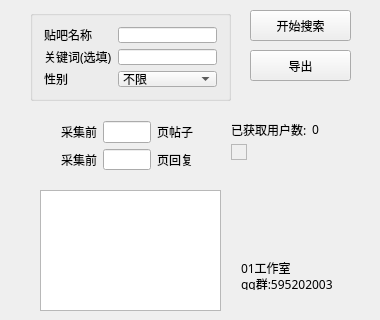
<?xml version="1.0" encoding="UTF-8"?>
<ui version="4.0">
 <class>Widget</class>
 <widget class="QWidget" name="Widget">
  <property name="geometry">
   <rect>
    <x>0</x>
    <y>0</y>
    <width>380</width>
    <height>320</height>
   </rect>
  </property>
  <property name="sizePolicy">
   <sizepolicy hsizetype="Fixed" vsizetype="Fixed">
    <horstretch>0</horstretch>
    <verstretch>0</verstretch>
   </sizepolicy>
  </property>
  <property name="minimumSize">
   <size>
    <width>380</width>
    <height>320</height>
   </size>
  </property>
  <property name="maximumSize">
   <size>
    <width>380</width>
    <height>320</height>
   </size>
  </property>
  <property name="windowTitle">
   <string>贴吧用户采集器</string>
  </property>
  <property name="windowIcon">
   <iconset resource="resourece.qrc">
    <normaloff>:/images/tb.png</normaloff>:/images/tb.png</iconset>
  </property>
  <widget class="QPushButton" name="searchButton">
   <property name="geometry">
    <rect>
     <x>250</x>
     <y>10</y>
     <width>101</width>
     <height>31</height>
    </rect>
   </property>
   <property name="font">
    <font>
     <family>微软雅黑</family>
    </font>
   </property>
   <property name="text">
    <string>开始搜索</string>
   </property>
  </widget>
  <widget class="QGroupBox" name="formGroupBox">
   <property name="geometry">
    <rect>
     <x>30</x>
     <y>10</y>
     <width>201</width>
     <height>91</height>
    </rect>
   </property>
   <layout class="QGridLayout" name="gridLayout">
    <item row="0" column="0">
     <widget class="QLabel" name="tb_name_show">
      <property name="font">
       <font>
        <family>微软雅黑</family>
       </font>
      </property>
      <property name="text">
       <string>贴吧名称</string>
      </property>
      <property name="scaledContents">
       <bool>true</bool>
      </property>
     </widget>
    </item>
    <item row="2" column="1">
     <widget class="QLineEdit" name="keywords_input">
      <property name="font">
       <font>
        <family>微软雅黑</family>
       </font>
      </property>
     </widget>
    </item>
    <item row="2" column="0">
     <widget class="QLabel" name="keywords_show">
      <property name="sizePolicy">
       <sizepolicy hsizetype="Expanding" vsizetype="Expanding">
        <horstretch>0</horstretch>
        <verstretch>0</verstretch>
       </sizepolicy>
      </property>
      <property name="font">
       <font>
        <family>微软雅黑</family>
       </font>
      </property>
      <property name="text">
       <string>关键词(选填)</string>
      </property>
      <property name="scaledContents">
       <bool>true</bool>
      </property>
     </widget>
    </item>
    <item row="3" column="0">
     <widget class="QLabel" name="sex_show">
      <property name="sizePolicy">
       <sizepolicy hsizetype="Expanding" vsizetype="Expanding">
        <horstretch>0</horstretch>
        <verstretch>0</verstretch>
       </sizepolicy>
      </property>
      <property name="font">
       <font>
        <family>微软雅黑</family>
       </font>
      </property>
      <property name="text">
       <string>性别</string>
      </property>
      <property name="scaledContents">
       <bool>true</bool>
      </property>
     </widget>
    </item>
    <item row="3" column="1">
     <widget class="QComboBox" name="sex_input">
      <property name="font">
       <font>
        <family>微软雅黑</family>
       </font>
      </property>
      <item>
       <property name="text">
        <string>不限</string>
       </property>
      </item>
      <item>
       <property name="text">
        <string>男性</string>
       </property>
      </item>
      <item>
       <property name="text">
        <string>女性</string>
       </property>
      </item>
     </widget>
    </item>
    <item row="0" column="1">
     <widget class="QLineEdit" name="tb_name_input">
      <property name="sizePolicy">
       <sizepolicy hsizetype="Expanding" vsizetype="Expanding">
        <horstretch>0</horstretch>
        <verstretch>0</verstretch>
       </sizepolicy>
      </property>
      <property name="font">
       <font>
        <family>微软雅黑</family>
       </font>
      </property>
      <property name="text">
       <string/>
      </property>
     </widget>
    </item>
   </layout>
  </widget>
  <widget class="QListWidget" name="searchResult">
   <property name="geometry">
    <rect>
     <x>40</x>
     <y>190</y>
     <width>181</width>
     <height>121</height>
    </rect>
   </property>
  </widget>
  <widget class="QPushButton" name="outputFile">
   <property name="geometry">
    <rect>
     <x>250</x>
     <y>50</y>
     <width>101</width>
     <height>31</height>
    </rect>
   </property>
   <property name="font">
    <font>
     <family>微软雅黑</family>
    </font>
   </property>
   <property name="text">
    <string>导出</string>
   </property>
  </widget>
  <widget class="QWidget" name="verticalLayoutWidget_2">
   <property name="geometry">
    <rect>
     <x>230</x>
     <y>250</y>
     <width>131</width>
     <height>51</height>
    </rect>
   </property>
   <layout class="QVBoxLayout" name="verticalLayout_3">
    <property name="spacing">
     <number>3</number>
    </property>
    <item>
     <widget class="QLabel" name="label_2">
      <property name="font">
       <font>
        <family>微软雅黑</family>
       </font>
      </property>
      <property name="text">
       <string>01工作室</string>
      </property>
      <property name="scaledContents">
       <bool>true</bool>
      </property>
     </widget>
    </item>
    <item>
     <widget class="QLabel" name="label_3">
      <property name="font">
       <font>
        <family>微软雅黑</family>
       </font>
      </property>
      <property name="text">
       <string>qq群:595202003</string>
      </property>
     </widget>
    </item>
   </layout>
  </widget>
  <widget class="QLabel" name="label">
   <property name="geometry">
    <rect>
     <x>240</x>
     <y>180</y>
     <width>101</width>
     <height>61</height>
    </rect>
   </property>
   <property name="text">
    <string/>
   </property>
   <property name="pixmap">
    <pixmap resource="resourece.qrc">:/images/01_logo.jpg</pixmap>
   </property>
   <property name="scaledContents">
    <bool>true</bool>
   </property>
  </widget>
  <widget class="QWidget" name="gridLayoutWidget">
   <property name="geometry">
    <rect>
     <x>50</x>
     <y>110</y>
     <width>154</width>
     <height>71</height>
    </rect>
   </property>
   <layout class="QGridLayout" name="gridLayout_2">
    <item row="0" column="1">
     <widget class="QLineEdit" name="postPageLimit">
      <property name="font">
       <font>
        <family>微软雅黑</family>
       </font>
      </property>
     </widget>
    </item>
    <item row="0" column="2">
     <widget class="QLabel" name="postCommentPageLimit_show">
      <property name="font">
       <font>
        <family>微软雅黑</family>
       </font>
      </property>
      <property name="text">
       <string>页帖子</string>
      </property>
      <property name="scaledContents">
       <bool>true</bool>
      </property>
     </widget>
    </item>
    <item row="0" column="0">
     <widget class="QLabel" name="postPageLimit_show">
      <property name="font">
       <font>
        <family>微软雅黑</family>
       </font>
      </property>
      <property name="text">
       <string>采集前</string>
      </property>
      <property name="scaledContents">
       <bool>true</bool>
      </property>
     </widget>
    </item>
    <item row="1" column="0">
     <widget class="QLabel" name="postPageLimit_show_2">
      <property name="font">
       <font>
        <family>微软雅黑</family>
       </font>
      </property>
      <property name="text">
       <string>采集前</string>
      </property>
      <property name="scaledContents">
       <bool>true</bool>
      </property>
     </widget>
    </item>
    <item row="1" column="1">
     <widget class="QLineEdit" name="postCommentPageLimit">
      <property name="font">
       <font>
        <family>微软雅黑</family>
       </font>
      </property>
     </widget>
    </item>
    <item row="1" column="2">
     <widget class="QLabel" name="postCommentPageLimit_show_2">
      <property name="font">
       <font>
        <family>微软雅黑</family>
       </font>
      </property>
      <property name="text">
       <string>页回复</string>
      </property>
      <property name="scaledContents">
       <bool>true</bool>
      </property>
     </widget>
    </item>
   </layout>
  </widget>
  <widget class="QLabel" name="dictCountShow">
   <property name="geometry">
    <rect>
     <x>231</x>
     <y>121</y>
     <width>75</width>
     <height>17</height>
    </rect>
   </property>
   <property name="font">
    <font>
     <family>微软雅黑</family>
    </font>
   </property>
   <property name="frameShape">
    <enum>QFrame::NoFrame</enum>
   </property>
   <property name="text">
    <string>已获取用户数:</string>
   </property>
   <property name="scaledContents">
    <bool>true</bool>
   </property>
  </widget>
  <widget class="QLabel" name="dictCountOutput">
   <property name="geometry">
    <rect>
     <x>312</x>
     <y>121</y>
     <width>41</width>
     <height>17</height>
    </rect>
   </property>
   <property name="font">
    <font>
     <family>微软雅黑</family>
    </font>
   </property>
   <property name="text">
    <string>0</string>
   </property>
   <property name="alignment">
    <set>Qt::AlignLeading|Qt::AlignLeft|Qt::AlignVCenter</set>
   </property>
  </widget>
  <widget class="QFrame" name="frame">
   <property name="geometry">
    <rect>
     <x>231</x>
     <y>144</y>
     <width>16</width>
     <height>16</height>
    </rect>
   </property>
   <property name="frameShape">
    <enum>QFrame::StyledPanel</enum>
   </property>
   <property name="frameShadow">
    <enum>QFrame::Raised</enum>
   </property>
  </widget>
  <zorder>dictCountShow</zorder>
  <zorder>dictCountOutput</zorder>
  <zorder>frame</zorder>
  <zorder>searchButton</zorder>
  <zorder>formGroupBox</zorder>
  <zorder>searchResult</zorder>
  <zorder>outputFile</zorder>
  <zorder>verticalLayoutWidget_2</zorder>
  <zorder>label</zorder>
  <zorder>gridLayoutWidget</zorder>
 </widget>
 <layoutdefault spacing="6" margin="11"/>
 <resources>
  <include location="resourece.qrc"/>
 </resources>
 <connections/>
</ui>
